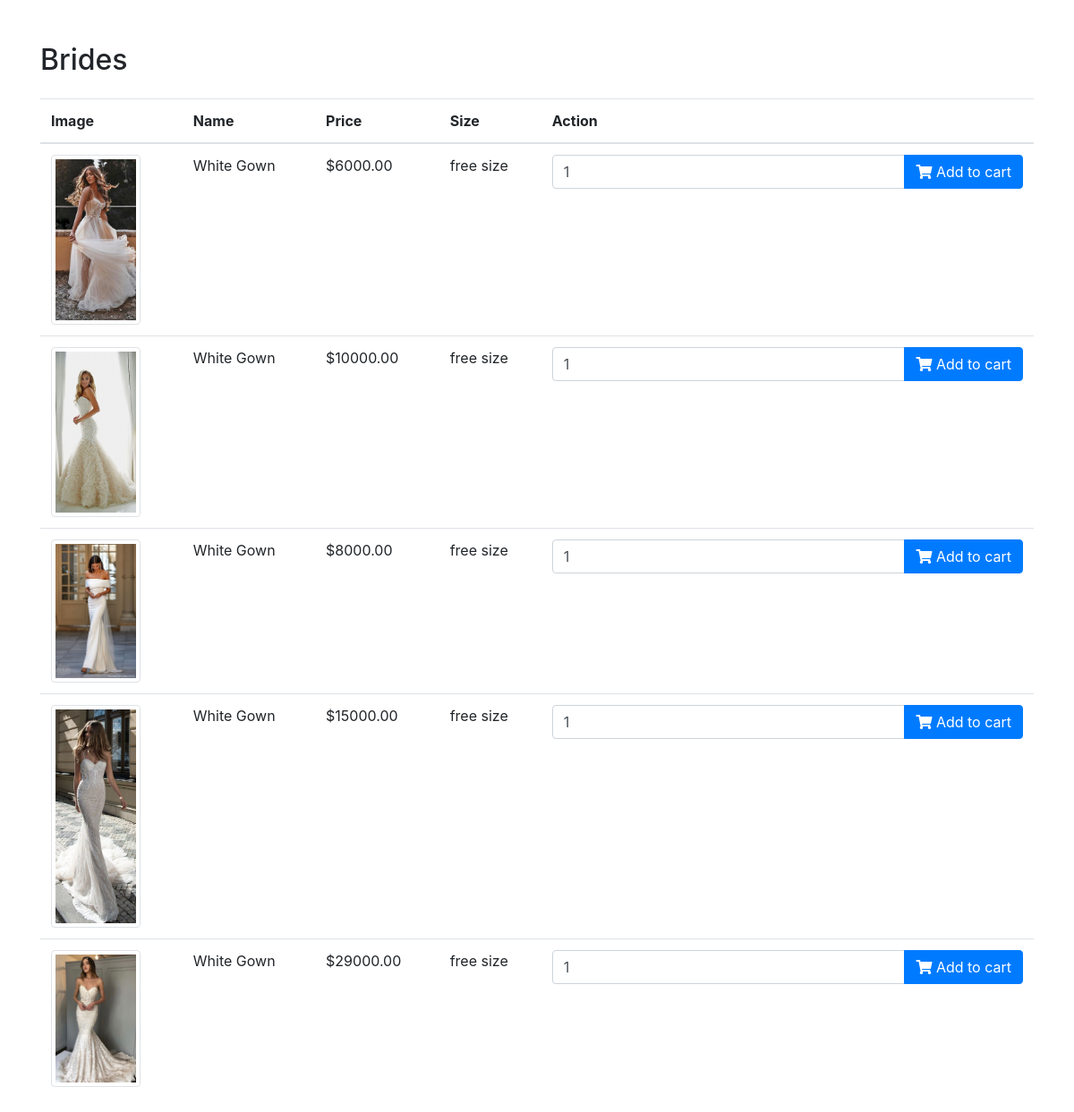
/brides, run on the app's committed database.
### fashion_app/models.py (models this page shows, shortened)
class Product(models.Model):
    name = models.CharField(max_length=255)
    price = models.DecimalField(max_digits=10, decimal_places=2)
    photo = models.ImageField(upload_to='product_images/', null=True, blank=True)
    category = models.ForeignKey(Category, on_delete=models.CASCADE)
    size = models.CharField(max_length=20, null=True, blank=True)
    quantity = models.PositiveIntegerField(default=0)

### fashion_app/views.py (the view)
# urls.py: path('brides', views.brides, name='brides'),
def brides(request):
    brides_products = Product.objects.filter(category__name="Brides Gown")
    return render(request, 'brides.html', {'brides': brides_products})

### templates/brides.html (shortened to what this page needs)
<!DOCTYPE html>
<html lang="en">
{% load static %}
<head>
    <link rel="stylesheet" href="https://stackpath.bootstrapcdn.com/bootstrap/4.4.1/css/bootstrap.min.css">
    <link rel="stylesheet" href="https://cdnjs.cloudflare.com/ajax/libs/font-awesome/5.15.3/css/all.min.css">
</head>
<body>
<div class="container">
    <h2 class="mt-5 mb-4">Brides</h2>
    <table class="table">
        <thead>
            <tr>
                <th scope="col">Image</th>
                <th scope="col">Name</th>
                <th scope="col">Price</th>
                <th scope="col">Size</th>
                <th scope="col">Action</th>
            </tr>
        </thead>
        <tbody>
            {% for bride in brides %}
    <tr>
        <td>
            {% if bride.photo %}
                <img
                    src="{{ bride.photo.url }}"
                    class="img-thumbnail img-zoomable"
                    alt="{{ bride.name }}"
                    width="100"
                    height="100"
                    onclick="openFullscreen(this)"
                >
            {% endif %}
        </td>
        <td>{{ bride.name }}</td>
        <td>${{ bride.price }}</td>
        <td>{{ bride.size }}</td>
        <td>
            <form method="post" action="{% url 'add_to_cart' bride.id %}">
                            <div class="input-group">
                                <input type="number" name="quantity" class="form-control" value="1" min="1">
                                <div class="input-group-append">
                                    <button type="submit" class="btn btn-primary add-to-cart">
                                        <i class="fa fa-shopping-cart"></i> Add to cart
                                    </button>
                                </div>
                            </div>
                        </form>
        </td>
    </tr>
    {% endfor %}
        </tbody>
    </table>
</div>
</body>
</html>

### templates/brides.html (style rules this page uses)
.img-zoomable { cursor: pointer; transition: transform 0.3s; }

### data on the page
Product: photo (picture), name "White Gown", price "6000.00", size "free size"
Product: photo (picture), name "White Gown", price "10000.00", size "free size"
Product: photo (picture), name "White Gown", price "8000.00", size "free size"
Product: photo (picture), name "White Gown", price "15000.00", size "free size"
Product: photo (picture), name "White Gown", price "29000.00", size "free size"
